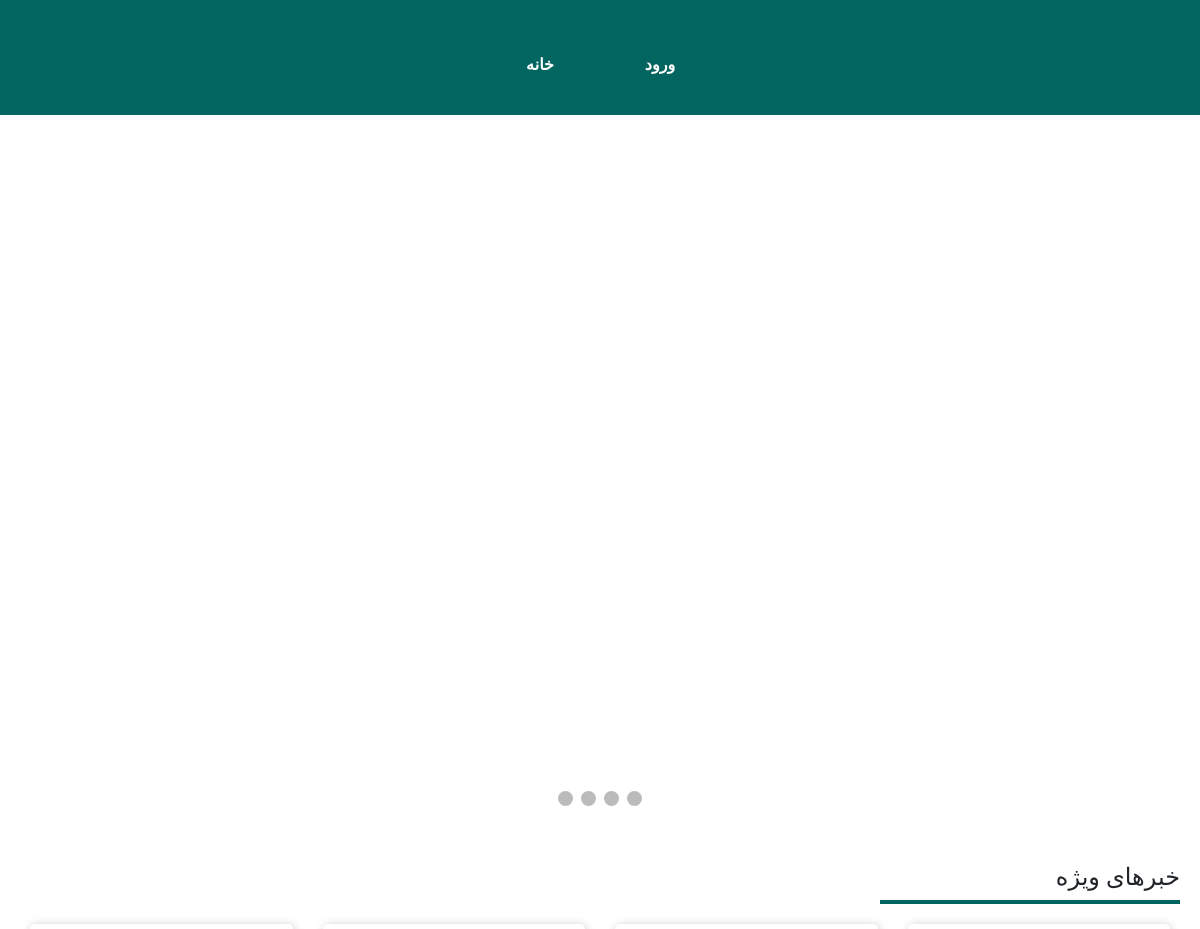
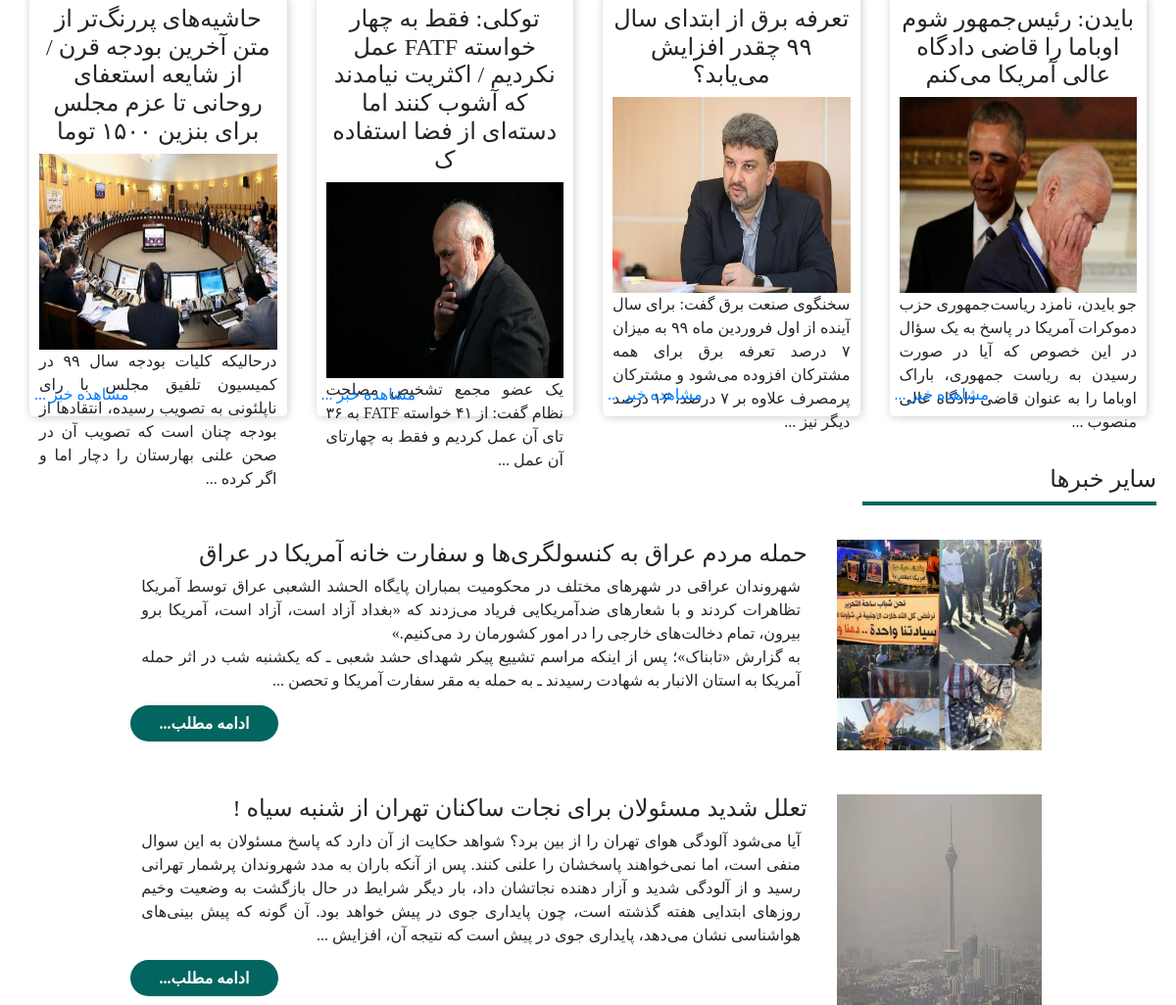
The app's page / (upper part), older data (2 pictures, top to bottom).
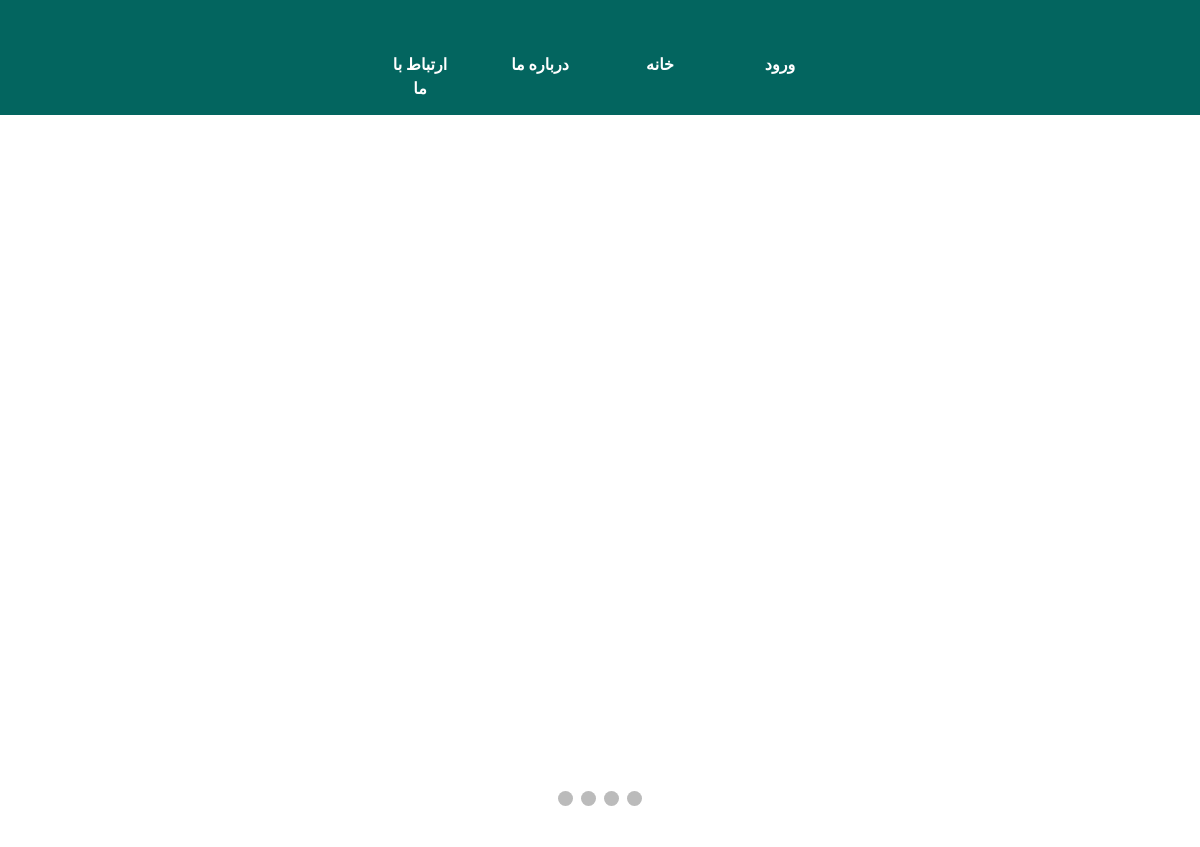
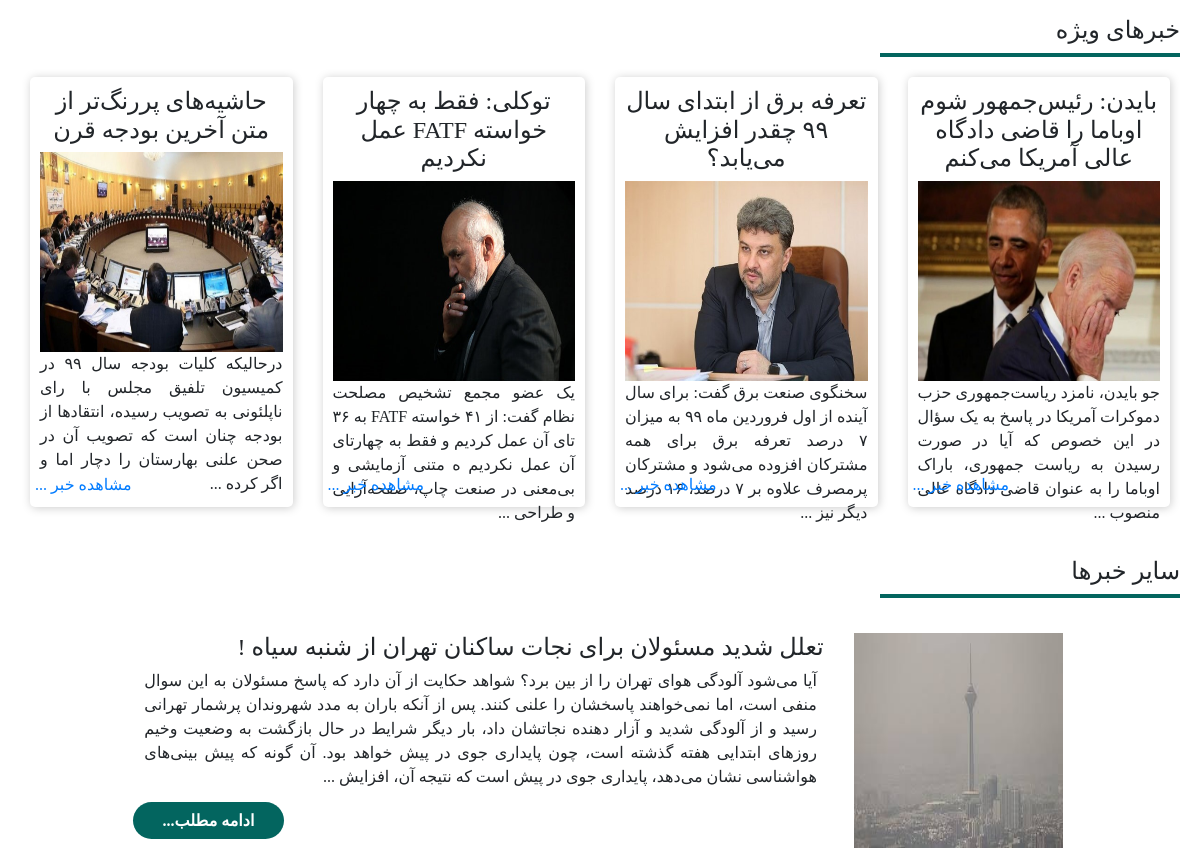
The same page, newer data (2 pictures, top to bottom).
### tables this page shows
CREATE TABLE `menu` (
  `id` int(11) NOT NULL,
  `title` varchar(100) NOT NULL,
  `link` varchar(200) NOT NULL
);

CREATE TABLE `specialpost` (
  `id` int(11) NOT NULL,
  `title` varchar(100) NOT NULL,
  `src` varchar(100) NOT NULL,
  `content` varchar(5000) NOT NULL
);

CREATE TABLE `post` (
  `id` int(11) NOT NULL,
  `title` varchar(100) NOT NULL,
  `src` varchar(100) NOT NULL,
  `content` varchar(5000) NOT NULL
);

### func/func2.php (called while the page is built)
<?php
function special_content($text)
{
	$text=substr($text,0,300);
	$text=substr($text,0,strrpos($text," "));
	$text=$text." ...";
	return $text;
}
?>

### func/func.php (called while the page is built)
<?php
function post_content($text)
{
	$text=substr($text,0,800);
	$text=substr($text,0,strrpos($text," "));
	$text=$text." ...";
	return $text;
}
?>

### index.php (the view, shortened to what this page needs)
<?php include ("header.php"); ?>
<?php include ("slider.php"); ?>
<?php include ("specialPost.php"); ?>
<?php include ("func/func.php"); ?>
<div class="specialpost-title">
    <h4> سایر خبرها</h4>
</div>
<div class="big-post container-fluid">
<?php
$posrsql="SELECT * FROM  `post` ORDER BY  `id` DESC ;";
$postquery=mysqli_query($connect,$posrsql);
while($postfetch=mysqli_fetch_assoc($postquery))
{
?>
    <div class="big-content col-md-10 row ">
        <div class="big-content-thumb col-md-3">
            <img src=<?php echo $postfetch["src"]; ?>>
        </div>
        <div class="text-big col-md-9">
            <div class="big-content-title ">
                <h4><?php echo $postfetch["title"]; ?>  </h4>
            </div>
            <div class="big-content-txt">
                <p> <?php echo post_content($postfetch["content"]); ?> </p>
            </div>
            <div class="big-content-footer">
                <a href=<?php echo "readmore.php?postid=$postfetch[id]" ?>>ادامه مطلب...</a>
            </div>
        </div>
    </div>
<?php
}
?>
</div>
</body>
</html>

### header.php (shortened to what this page needs)
<!DOCTYPE html>
<html>
<head>
    <link rel="stylesheet" href="https://cdnjs.cloudflare.com/ajax/libs/font-awesome/4.7.0/css/font-awesome.min.css">
    <link rel="stylesheet" href="css/bootstrap.min.css">
    <link rel="stylesheet" href="css/fontawesome.css">
    <link rel="stylesheet" href="css/style.css">
</head>
<body>
    <div class="menu" >
            <ul class="nav justify-content-center">
            <?php
			 include ("config.php");
			 $mnu="SELECT * FROM  `menu` ORDER BY  `id` DESC ;";
			 $mnuresult=mysqli_query($connect,$mnu);
			 while($mnufetch=mysqli_fetch_assoc($mnuresult))
			 {
			?>
                <li class="nav-item active"><a href=<?php echo $mnufetch["link"] ?> class="nav-link"><?php echo $mnufetch["title"] ?></a></li>
                <?php
			 }
				?>
            </ul>
    </div>

### specialPost.php
<div class="specialpost-title">
        <h4>خبرهای ویژه</h4>
    </div>
<div class="content-wrapp container-fluid  row text-center">
<?php
include ("func/func2.php");
$i=0;
$specialposrsql="SELECT * FROM  `specialpost` ORDER BY  `id` DESC ;";
$specialpostquery=mysqli_query($connect,$specialposrsql);
while($specialpostfetch=mysqli_fetch_assoc($specialpostquery))
{
?>
        <div class="specialpost col-sm-6 col-md-6 col-xl-3">
            <div class="content">
                <div class="content-title">
                        <h4><?php echo $specialpostfetch["title"]; ?></h4>
                </div>
                <div class="content-thumb">
                        <img src=<?php echo $specialpostfetch["src"]; ?>>
                </div>
                <div class="content-txt">
                    <p><?php echo special_content($specialpostfetch["content"]); ?></p>
                </div>
                <div class="see-news">
                    <a href=<?php echo "seenews.php?postid=$specialpostfetch[id]"; ?>>مشاهده خبر ...</a>
                </div>
            </div>
        </div>
        <?php
		$i++;
	if($i>=4)
	{
		break;
	}
			}
		?>
</div>

Row changes from the older to the newer data that the page shows:
removed post: src (picture), title "حمله مردم عراق به کنسولگری‌ها و سفارت خانه آمریکا در عراق", content "شهروندان عراقی در شهر‌های مختلف در محکومیت بمباران پایگاه الحشد الشعبی عراق توسط آمریکا تظاهرات کردند و با شعار‌های ضدآمریکایی فریاد می‌زدند که «بغداد آزاد است، آزاد است، آمریکا برو بیرون، تمام دخالت‌های خارجی را در امور کشورمان رد می‌کنیم.» به گزارش «تابناک»؛ پس از اینکه مراسم تشییع پیکر شهدای حشد شعبی ـ که یکشنبه شب در اثر حمله آمریکا به استان الانبار به شهادت رسیدند ـ به حمله به مقر سفارت آمریکا و تحصن ..."
added menu: title "ارتباط با ما"
added menu: title "درباره ما"
changed specialpost: title "توکلی: فقط به چهار خواسته FATF عمل نکردیم / اکثریت نیامدند که آشوب کنند اما دسته‌ای از فضا استفاده ک" → "توکلی: فقط به چهار خواسته FATF عمل نکردیم"; content "یک عضو مجمع تشخیص مصلحت نظام گفت: از ۴۱ خواسته FATF به ۳۶ تای آن عمل کردیم و فقط به چهارتای آن عمل ..." → "…به چهارتای آن عمل نکردیم‌ ه متنی آزمایشی و بی‌معنی در صنعت چاپ، صفحه‌آرایی و طراحی ..."
changed specialpost: title "حاشیه‌های پررنگ‌تر از متن آخرین بودجه قرن / از شایعه استعفای روحانی تا عزم مجلس برای بنزین ۱۵۰۰ توما" → "حاشیه‌های پررنگ‌تر از متن آخرین بودجه قرن"
